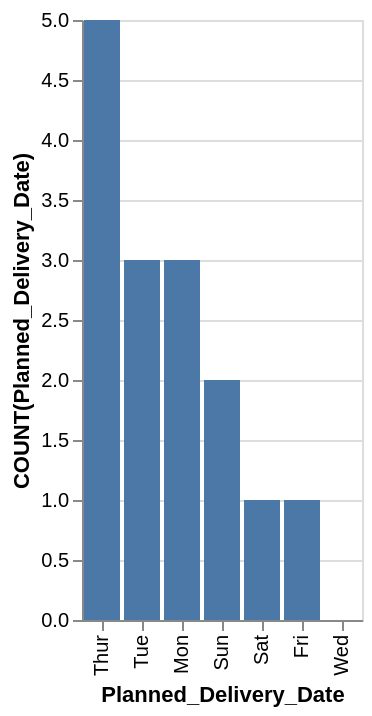

The Vega-Lite source for this figure:
### Vega-Lite specification from a JSON file in a GitHub repository (floating-point values rounded to 4 significant figures)
{"data": {"values": [{"x_data": "Thur", "y_data": 5}, {"x_data": "Tue", "y_data": 3}, {"x_data": "Mon", "y_data": 3}, {"x_data": "Sun", "y_data": 2}, {"x_data": "Sat", "y_data": 1}, {"x_data": "Fri", "y_data": 1}, {"x_data": "Wed", "y_data": 0}]}, "mark": "bar", "encoding": {"x": {"field": "x_data", "type": "nominal", "title": "Planned_Delivery_Date", "sort": {"op": "sum", "field": "y_data", "order": "descending"}}, "y": {"field": "y_data", "type": "quantitative", "title": "COUNT(Planned_Delivery_Date)"}}}
